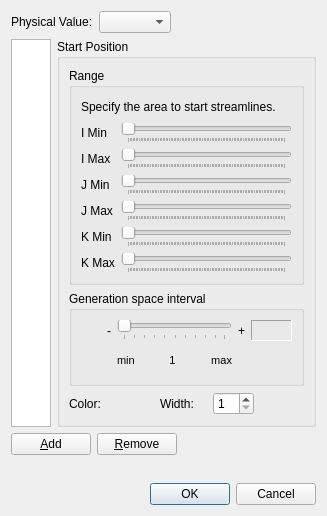
<?xml version="1.0" encoding="UTF-8"?>
<ui version="4.0">
 <class>Post3dWindowStreamlineStructuredSettingDialog</class>
 <widget class="QDialog" name="Post3dWindowStreamlineStructuredSettingDialog">
  <property name="geometry">
   <rect>
    <x>0</x>
    <y>0</y>
    <width>327</width>
    <height>516</height>
   </rect>
  </property>
  <property name="windowTitle">
   <string>Streamline Setting</string>
  </property>
  <layout class="QVBoxLayout" name="verticalLayout_3">
   <item>
    <layout class="QHBoxLayout" name="horizontalLayout_2">
     <item>
      <widget class="QLabel" name="physValLabel">
       <property name="text">
        <string>Physical Value:</string>
       </property>
      </widget>
     </item>
     <item>
      <widget class="QComboBox" name="solutionComboBox"/>
     </item>
     <item>
      <spacer name="horizontalSpacer_4">
       <property name="orientation">
        <enum>Qt::Horizontal</enum>
       </property>
       <property name="sizeHint" stdset="0">
        <size>
         <width>40</width>
         <height>0</height>
        </size>
       </property>
      </spacer>
     </item>
    </layout>
   </item>
   <item>
    <layout class="QHBoxLayout" name="horizontalLayout_4">
     <item>
      <widget class="QListWidget" name="startPositionListWidget">
       <property name="sizePolicy">
        <sizepolicy hsizetype="Fixed" vsizetype="Expanding">
         <horstretch>0</horstretch>
         <verstretch>0</verstretch>
        </sizepolicy>
       </property>
       <property name="maximumSize">
        <size>
         <width>40</width>
         <height>16777215</height>
        </size>
       </property>
      </widget>
     </item>
     <item>
      <widget class="QGroupBox" name="startPositionGroupBox_2">
       <property name="title">
        <string>Start Position</string>
       </property>
       <layout class="QVBoxLayout" name="verticalLayout">
        <item>
         <widget class="QGroupBox" name="startPositionGroupBox_3">
          <property name="title">
           <string>Range</string>
          </property>
          <layout class="QGridLayout" name="gridLayout_2">
           <item row="0" column="0" colspan="2">
            <layout class="QHBoxLayout" name="horizontalLayout">
             <item>
              <widget class="QLabel" name="positionDescLabel">
               <property name="text">
                <string>Specify the area to start streamlines.</string>
               </property>
              </widget>
             </item>
             <item>
              <widget class="QLabel" name="areaHelpLabel">
               <property name="toolTip">
                <string>Specify the area to start streamlines, by grid indices range (I, J, K).</string>
               </property>
               <property name="text">
                <string/>
               </property>
               <property name="pixmap">
                <pixmap resource="../../../guibase/guibase.qrc">:/libs/guibase/images/iconQuestion.png</pixmap>
               </property>
              </widget>
             </item>
             <item>
              <spacer name="horizontalSpacer">
               <property name="orientation">
                <enum>Qt::Horizontal</enum>
               </property>
               <property name="sizeHint" stdset="0">
                <size>
                 <width>40</width>
                 <height>20</height>
                </size>
               </property>
              </spacer>
             </item>
            </layout>
           </item>
           <item row="1" column="0">
            <widget class="QLabel" name="iminLabel">
             <property name="text">
              <string>I Min</string>
             </property>
            </widget>
           </item>
           <item row="1" column="1">
            <widget class="SliderWithValue" name="iminSlider">
             <property name="orientation">
              <enum>Qt::Horizontal</enum>
             </property>
             <property name="tickPosition">
              <enum>QSlider::TicksBelow</enum>
             </property>
             <property name="tickInterval">
              <number>1</number>
             </property>
            </widget>
           </item>
           <item row="2" column="0">
            <widget class="QLabel" name="imaxLabel">
             <property name="text">
              <string>I Max</string>
             </property>
            </widget>
           </item>
           <item row="2" column="1">
            <widget class="SliderWithValue" name="imaxSlider">
             <property name="orientation">
              <enum>Qt::Horizontal</enum>
             </property>
             <property name="tickPosition">
              <enum>QSlider::TicksBelow</enum>
             </property>
             <property name="tickInterval">
              <number>1</number>
             </property>
            </widget>
           </item>
           <item row="3" column="0">
            <widget class="QLabel" name="jminLabel">
             <property name="text">
              <string>J Min</string>
             </property>
            </widget>
           </item>
           <item row="3" column="1">
            <widget class="SliderWithValue" name="jminSlider">
             <property name="orientation">
              <enum>Qt::Horizontal</enum>
             </property>
             <property name="tickPosition">
              <enum>QSlider::TicksBelow</enum>
             </property>
             <property name="tickInterval">
              <number>1</number>
             </property>
            </widget>
           </item>
           <item row="4" column="0">
            <widget class="QLabel" name="jmaxLabel">
             <property name="text">
              <string>J Max</string>
             </property>
            </widget>
           </item>
           <item row="4" column="1">
            <widget class="SliderWithValue" name="jmaxSlider">
             <property name="orientation">
              <enum>Qt::Horizontal</enum>
             </property>
             <property name="tickPosition">
              <enum>QSlider::TicksBelow</enum>
             </property>
             <property name="tickInterval">
              <number>1</number>
             </property>
            </widget>
           </item>
           <item row="5" column="0">
            <widget class="QLabel" name="kminLabel">
             <property name="text">
              <string>K Min</string>
             </property>
            </widget>
           </item>
           <item row="5" column="1">
            <widget class="SliderWithValue" name="kminSlider">
             <property name="orientation">
              <enum>Qt::Horizontal</enum>
             </property>
             <property name="tickPosition">
              <enum>QSlider::TicksBelow</enum>
             </property>
             <property name="tickInterval">
              <number>1</number>
             </property>
            </widget>
           </item>
           <item row="6" column="0">
            <widget class="QLabel" name="kmaxLabel">
             <property name="text">
              <string>K Max</string>
             </property>
            </widget>
           </item>
           <item row="6" column="1">
            <widget class="SliderWithValue" name="kmaxSlider">
             <property name="orientation">
              <enum>Qt::Horizontal</enum>
             </property>
             <property name="tickPosition">
              <enum>QSlider::TicksBelow</enum>
             </property>
             <property name="tickInterval">
              <number>1</number>
             </property>
            </widget>
           </item>
          </layout>
         </widget>
        </item>
        <item>
         <widget class="QGroupBox" name="generationSpaceIntervalgroupBox">
          <property name="title">
           <string>Generation space interval</string>
          </property>
          <layout class="QHBoxLayout" name="horizontalLayout_11">
           <item>
            <layout class="QVBoxLayout" name="verticalLayout_2">
             <item>
              <widget class="QLabel" name="spaceHelpLabel">
               <property name="toolTip">
                <string>&lt;!DOCTYPE HTML PUBLIC &quot;-//W3C//DTD HTML 4.0//EN&quot; &quot;http://www.w3.org/TR/REC-html40/strict.dtd&quot;&gt;
&lt;html&gt;&lt;head&gt;&lt;meta name=&quot;qrichtext&quot; content=&quot;1&quot; /&gt;&lt;style type=&quot;text/css&quot;&gt;
p, li { white-space: pre-wrap; }
&lt;/style&gt;&lt;/head&gt;&lt;body style=&quot; font-family:'MS UI Gothic'; font-size:9pt; font-weight:400; font-style:normal;&quot;&gt;
&lt;p style=&quot; margin-top:3px; margin-bottom:3px; margin-left:0px; margin-right:0px; -qt-block-indent:0; text-indent:0px;&quot;&gt;If you specify 1, streamlines start at grid nodes.&lt;/p&gt;
&lt;p style=&quot; margin-top:3px; margin-bottom:3px; margin-left:0px; margin-right:0px; -qt-block-indent:0; text-indent:0px;&quot;&gt;If you specify 2, streamlines start at grid nodes, and middle points of grid nodes.&lt;/p&gt;
&lt;p style=&quot; margin-top:3px; margin-bottom:3px; margin-left:0px; margin-right:0px; -qt-block-indent:0; text-indent:0px;&quot;&gt;If you specify 1/2, streamlines start at every other grid nodes.&lt;/p&gt;&lt;/body&gt;&lt;/html&gt;</string>
               </property>
               <property name="text">
                <string/>
               </property>
               <property name="pixmap">
                <pixmap resource="../../../guibase/guibase.qrc">:/libs/guibase/images/iconQuestion.png</pixmap>
               </property>
              </widget>
             </item>
             <item>
              <spacer name="verticalSpacer_3">
               <property name="orientation">
                <enum>Qt::Vertical</enum>
               </property>
               <property name="sizeHint" stdset="0">
                <size>
                 <width>20</width>
                 <height>40</height>
                </size>
               </property>
              </spacer>
             </item>
            </layout>
           </item>
           <item>
            <layout class="QGridLayout" name="gridLayout_3">
             <item row="0" column="0">
              <widget class="QLabel" name="spaceLabel_minus">
               <property name="text">
                <string>-</string>
               </property>
              </widget>
             </item>
             <item row="0" column="1">
              <widget class="QSlider" name="spaceSlider">
               <property name="orientation">
                <enum>Qt::Horizontal</enum>
               </property>
               <property name="tickPosition">
                <enum>QSlider::TicksBelow</enum>
               </property>
              </widget>
             </item>
             <item row="0" column="2">
              <widget class="QLabel" name="spaceLabel_plus">
               <property name="text">
                <string>+</string>
               </property>
              </widget>
             </item>
             <item row="0" column="3">
              <widget class="QLabel" name="spaceValueLabel">
               <property name="sizePolicy">
                <sizepolicy hsizetype="Fixed" vsizetype="Fixed">
                 <horstretch>0</horstretch>
                 <verstretch>0</verstretch>
                </sizepolicy>
               </property>
               <property name="minimumSize">
                <size>
                 <width>41</width>
                 <height>21</height>
                </size>
               </property>
               <property name="frameShape">
                <enum>QFrame::Panel</enum>
               </property>
               <property name="frameShadow">
                <enum>QFrame::Sunken</enum>
               </property>
               <property name="text">
                <string/>
               </property>
               <property name="alignment">
                <set>Qt::AlignRight|Qt::AlignTrailing|Qt::AlignVCenter</set>
               </property>
               <property name="margin">
                <number>2</number>
               </property>
              </widget>
             </item>
             <item row="1" column="1">
              <layout class="QHBoxLayout" name="horizontalLayout_7">
               <item>
                <widget class="QLabel" name="spaceMinLabel">
                 <property name="font">
                  <font>
                   <pointsize>8</pointsize>
                  </font>
                 </property>
                 <property name="text">
                  <string>min</string>
                 </property>
                </widget>
               </item>
               <item>
                <spacer name="horizontalSpacer_8">
                 <property name="orientation">
                  <enum>Qt::Horizontal</enum>
                 </property>
                 <property name="sizeHint" stdset="0">
                  <size>
                   <width>40</width>
                   <height>20</height>
                  </size>
                 </property>
                </spacer>
               </item>
               <item>
                <widget class="QLabel" name="spaceMidLabel">
                 <property name="font">
                  <font>
                   <pointsize>8</pointsize>
                  </font>
                 </property>
                 <property name="text">
                  <string>1</string>
                 </property>
                 <property name="alignment">
                  <set>Qt::AlignCenter</set>
                 </property>
                </widget>
               </item>
               <item>
                <spacer name="horizontalSpacer_9">
                 <property name="orientation">
                  <enum>Qt::Horizontal</enum>
                 </property>
                 <property name="sizeHint" stdset="0">
                  <size>
                   <width>40</width>
                   <height>20</height>
                  </size>
                 </property>
                </spacer>
               </item>
               <item>
                <widget class="QLabel" name="spaceMaxLabel">
                 <property name="font">
                  <font>
                   <pointsize>8</pointsize>
                  </font>
                 </property>
                 <property name="text">
                  <string>max</string>
                 </property>
                 <property name="alignment">
                  <set>Qt::AlignRight|Qt::AlignTrailing|Qt::AlignVCenter</set>
                 </property>
                </widget>
               </item>
              </layout>
             </item>
            </layout>
           </item>
          </layout>
         </widget>
        </item>
        <item>
         <layout class="QHBoxLayout" name="horizontalLayout_3" stretch="0,1">
          <item>
           <layout class="QHBoxLayout" name="horizontalLayout_5">
            <item>
             <widget class="QLabel" name="colorLabel">
              <property name="text">
               <string>Color:</string>
              </property>
             </widget>
            </item>
            <item>
             <widget class="ColorEditWidget" name="colorWidget"/>
            </item>
            <item>
             <spacer name="horizontalSpacer_5">
              <property name="orientation">
               <enum>Qt::Horizontal</enum>
              </property>
              <property name="sizeHint" stdset="0">
               <size>
                <width>40</width>
                <height>20</height>
               </size>
              </property>
             </spacer>
            </item>
           </layout>
          </item>
          <item>
           <layout class="QHBoxLayout" name="horizontalLayout_8">
            <item>
             <widget class="QLabel" name="widthLabel">
              <property name="text">
               <string>Width:</string>
              </property>
             </widget>
            </item>
            <item>
             <widget class="QLabel" name="widthHelpLabel">
              <property name="toolTip">
               <string>&lt;!DOCTYPE HTML PUBLIC &quot;-//W3C//DTD HTML 4.0//EN&quot; &quot;http://www.w3.org/TR/REC-html40/strict.dtd&quot;&gt;
&lt;html&gt;&lt;head&gt;&lt;meta name=&quot;qrichtext&quot; content=&quot;1&quot; /&gt;&lt;style type=&quot;text/css&quot;&gt;
p, li { white-space: pre-wrap; }
&lt;/style&gt;&lt;/head&gt;&lt;body style=&quot; font-family:'MS UI Gothic'; font-size:9pt; font-weight:400; font-style:normal;&quot;&gt;
&lt;p style=&quot; margin-top:3px; margin-bottom:3px; margin-left:0px; margin-right:0px; -qt-block-indent:0; text-indent:0px;&quot;&gt;Specify a number of pixels on display.&lt;/p&gt;&lt;/body&gt;&lt;/html&gt;</string>
              </property>
              <property name="text">
               <string/>
              </property>
              <property name="pixmap">
               <pixmap resource="../../../guibase/guibase.qrc">:/libs/guibase/images/iconQuestion.png</pixmap>
              </property>
             </widget>
            </item>
            <item>
             <widget class="QSpinBox" name="widthSpinBox">
              <property name="minimum">
               <number>1</number>
              </property>
              <property name="maximum">
               <number>20</number>
              </property>
             </widget>
            </item>
            <item>
             <spacer name="horizontalSpacer_11">
              <property name="orientation">
               <enum>Qt::Horizontal</enum>
              </property>
              <property name="sizeHint" stdset="0">
               <size>
                <width>13</width>
                <height>20</height>
               </size>
              </property>
             </spacer>
            </item>
           </layout>
          </item>
         </layout>
        </item>
       </layout>
      </widget>
     </item>
    </layout>
   </item>
   <item>
    <layout class="QHBoxLayout" name="horizontalLayout_6">
     <item>
      <widget class="QPushButton" name="addPushButton">
       <property name="text">
        <string>&amp;Add</string>
       </property>
      </widget>
     </item>
     <item>
      <widget class="QPushButton" name="removePushButton">
       <property name="text">
        <string>&amp;Remove</string>
       </property>
      </widget>
     </item>
     <item>
      <spacer name="horizontalSpacer_7">
       <property name="orientation">
        <enum>Qt::Horizontal</enum>
       </property>
       <property name="sizeHint" stdset="0">
        <size>
         <width>40</width>
         <height>20</height>
        </size>
       </property>
      </spacer>
     </item>
    </layout>
   </item>
   <item>
    <spacer name="verticalSpacer">
     <property name="orientation">
      <enum>Qt::Vertical</enum>
     </property>
     <property name="sizeHint" stdset="0">
      <size>
       <width>20</width>
       <height>1</height>
      </size>
     </property>
    </spacer>
   </item>
   <item>
    <widget class="QDialogButtonBox" name="buttonBox">
     <property name="orientation">
      <enum>Qt::Horizontal</enum>
     </property>
     <property name="standardButtons">
      <set>QDialogButtonBox::Cancel|QDialogButtonBox::Ok</set>
     </property>
    </widget>
   </item>
  </layout>
 </widget>
 <customwidgets>
  <customwidget>
   <class>ColorEditWidget</class>
   <extends>QLabel</extends>
   <header>guibase/widget/coloreditwidget.h</header>
   <container>1</container>
  </customwidget>
  <customwidget>
   <class>SliderWithValue</class>
   <extends>QSlider</extends>
   <header>guibase/sliderwithvalue.h</header>
  </customwidget>
 </customwidgets>
 <resources>
  <include location="../../../guibase/guibase.qrc"/>
 </resources>
 <connections>
  <connection>
   <sender>buttonBox</sender>
   <signal>accepted()</signal>
   <receiver>Post3dWindowStreamlineStructuredSettingDialog</receiver>
   <slot>accept()</slot>
   <hints>
    <hint type="sourcelabel">
     <x>248</x>
     <y>254</y>
    </hint>
    <hint type="destinationlabel">
     <x>157</x>
     <y>274</y>
    </hint>
   </hints>
  </connection>
  <connection>
   <sender>buttonBox</sender>
   <signal>rejected()</signal>
   <receiver>Post3dWindowStreamlineStructuredSettingDialog</receiver>
   <slot>reject()</slot>
   <hints>
    <hint type="sourcelabel">
     <x>316</x>
     <y>260</y>
    </hint>
    <hint type="destinationlabel">
     <x>286</x>
     <y>274</y>
    </hint>
   </hints>
  </connection>
 </connections>
</ui>
